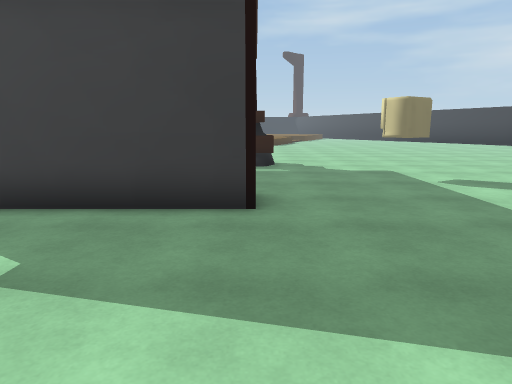
[1] (above)

23 first-person views from a walk through a 3-D level made in the Unity game engine. The camera is 1.4 m above the floor, tilts 10° down and sees 70° across. The floor is counted in squares, 1 m on a side. Each view is taken from the middle of a square. On the plan, view 1 faces up. The plan holds only what a view shows up to about 16 squares ahead; the rest is blank. The place goes on beyond the plan. The player is left out. Some animated figures are not drawn.

[2]
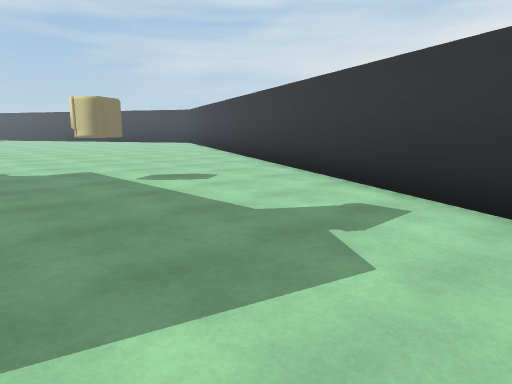

[3]
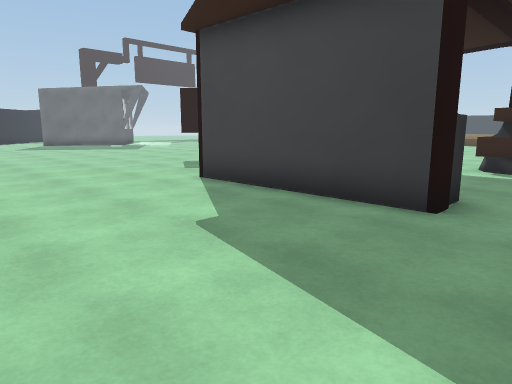

[4]
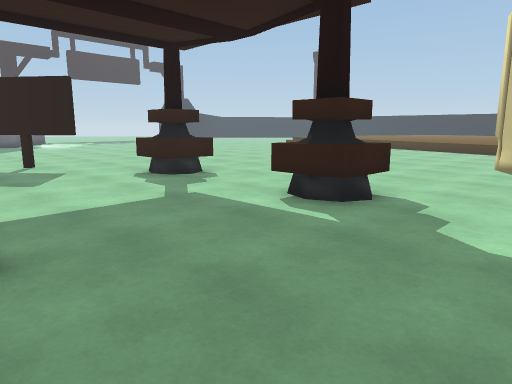

[5]
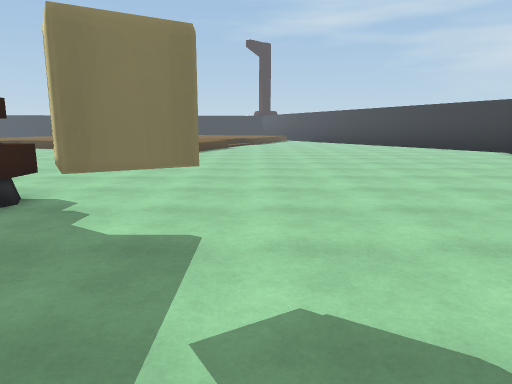

[6]
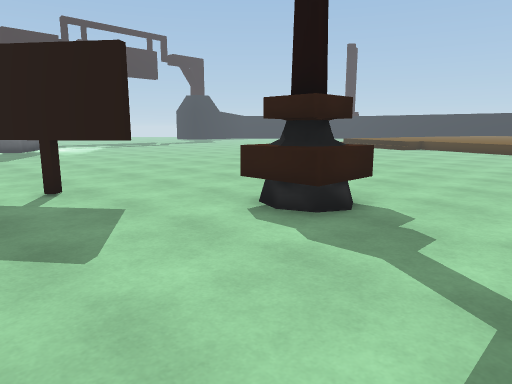

[7]
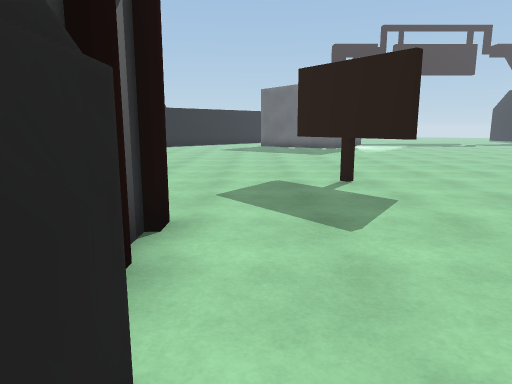

[8]
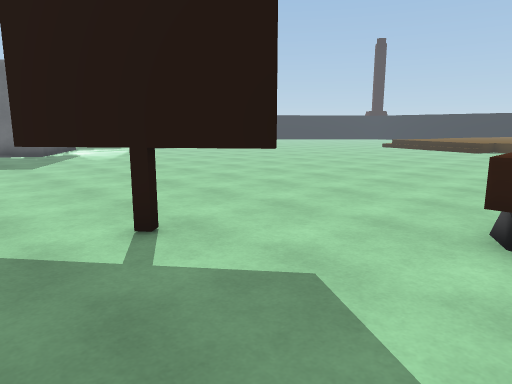

[9]
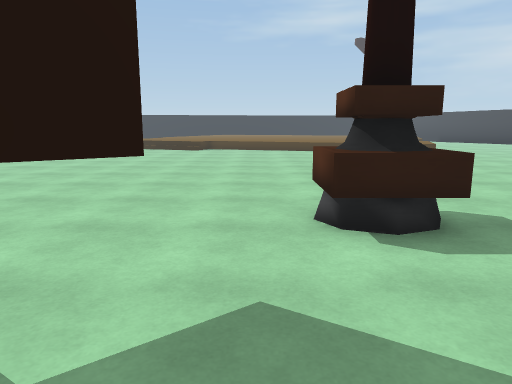

[10]
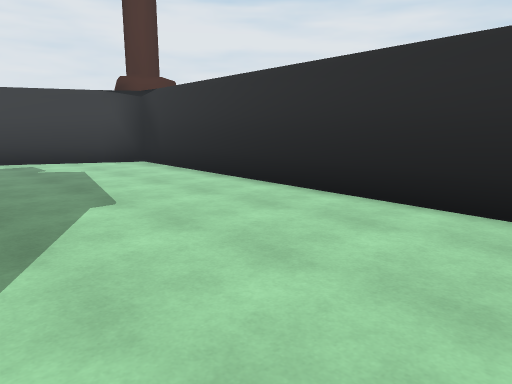

[11]
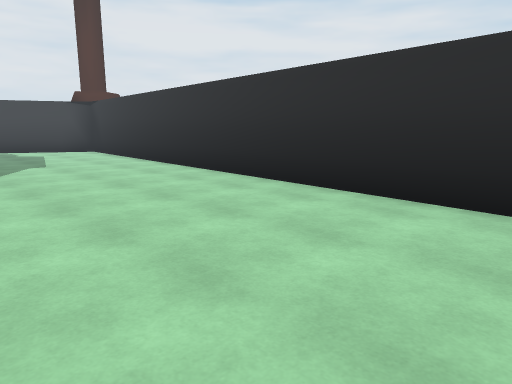

[12]
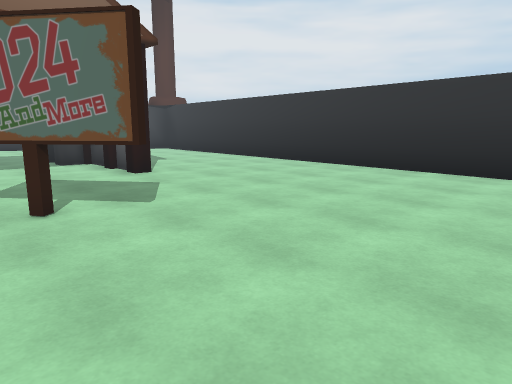

[13]
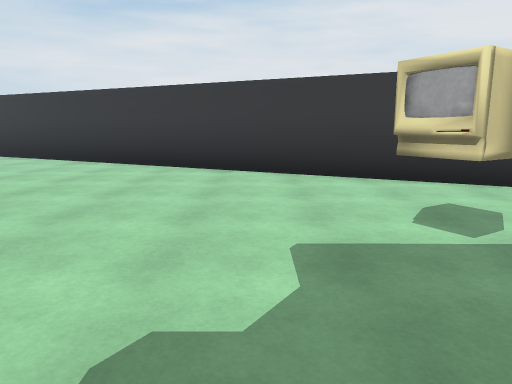

[14]
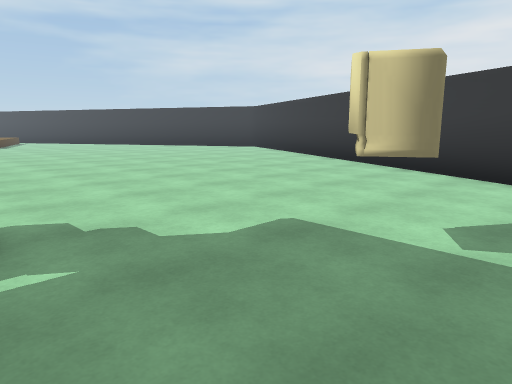

[15]
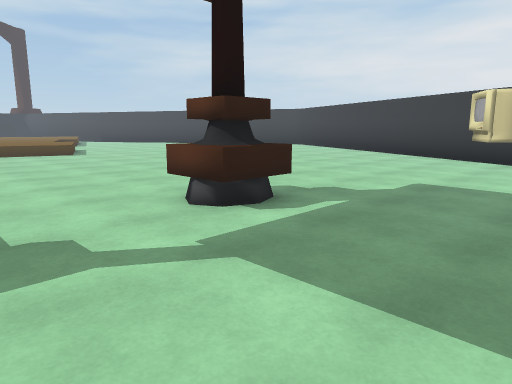

[16]
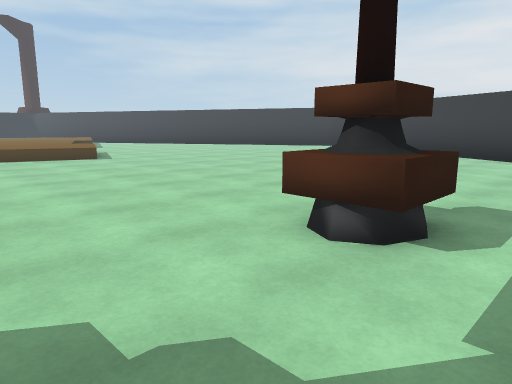

[17]
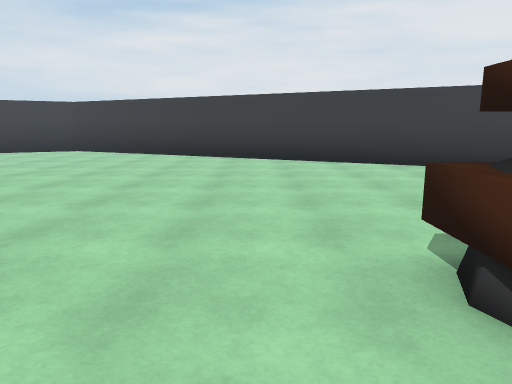

[18]
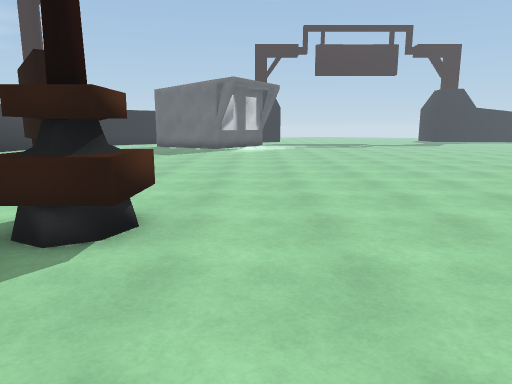

[19]
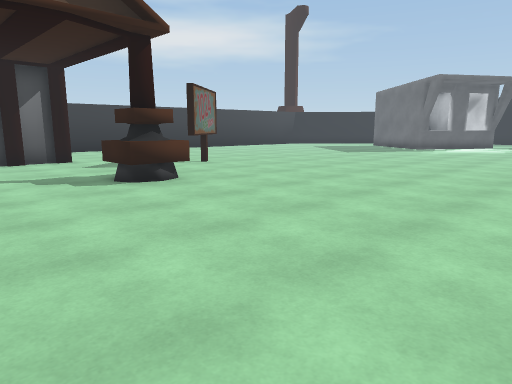

[20]
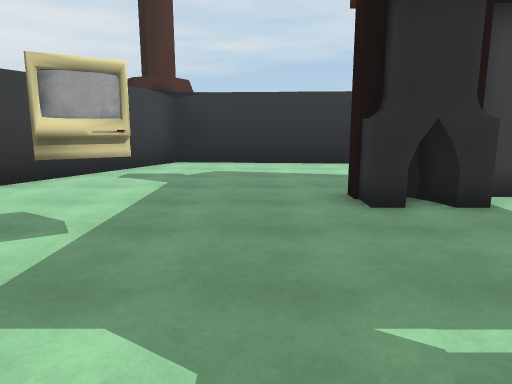

[21]
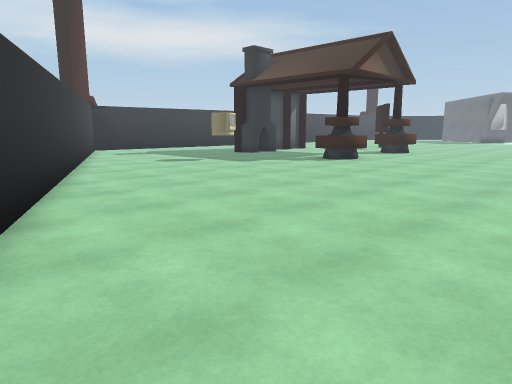

[22]
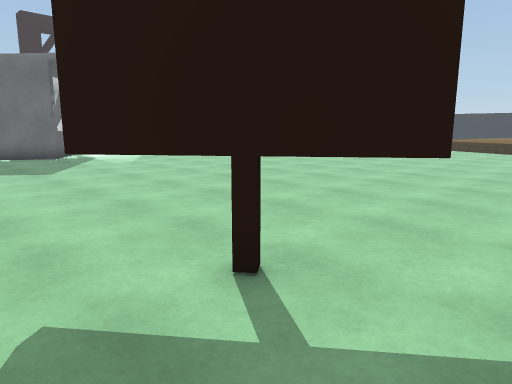

[23]
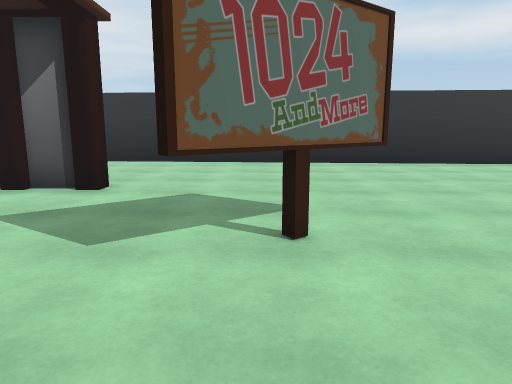

### Floor plan
Key: @ floor where view 1 was taken; # wall or solid block; . floor; = window, fence, low wall or low ledge; ^ raised ledge; C computer; S sign.
Columns run from 17 left of view 1 to 15 right of it. Each row starts with its distance up from view 1.
 23 .................................
 22 .................................
 21 .................................
 20 ................................#
 19 ................................#
 18 ................................#
 17 ...............................##
 16 ...............................#
 15 ..............................##
 14 ..........##=...^#............#
 13 ..........##=...^#...........##
 12 .............................#
 11 .......SS...................##
 10 ......SS............CC......#
  9 .....S...............C.....##
  8 ...........................#
  7 ...............###........##
  6 ...........#######........#
  5 ..........................#
  4 .........................##
  3 .........................#
  2 ........................##
  1 ........................#
  0 #######..........@.....##
 -1       #############....#
 -2                   ######

Where each view was taken, in squares from view 1:
view 1: 0 up, 0 right, facing up
view 2: 0 up, 0 right, facing up-right
view 3: 0 up, 2 right, facing up-left
view 4: 7 up, 4 right, facing up-left
view 5: 7 up, 5 right, facing up
view 6: 8 up, 2 left, facing up-left
view 7: 8 up, 1 left, facing left
view 8: 8 up, 6 left, facing up-left
view 9: 8 up, 8 left, facing up
view 10: 6 up, 9 left, facing down-right
view 11: 7 up, 17 left, facing down-right
view 12: 12 up, 17 left, facing down-right
view 13: 12 up, 0 right, facing right
view 14: 8 up, 0 right, facing up-right
view 15: 8 up, 5 left, facing up-right
view 16: 11 up, 5 left, facing up-right
view 17: 16 up, 3 left, facing right
view 18: 16 up, 1 left, facing left
view 19: 23 up, 1 left, facing down-left
view 20: 14 up, 2 right, facing down
view 21: 23 up, 15 right, facing down-left
view 22: 8 up, 8 left, facing up-left
view 23: 15 up, 10 left, facing down
